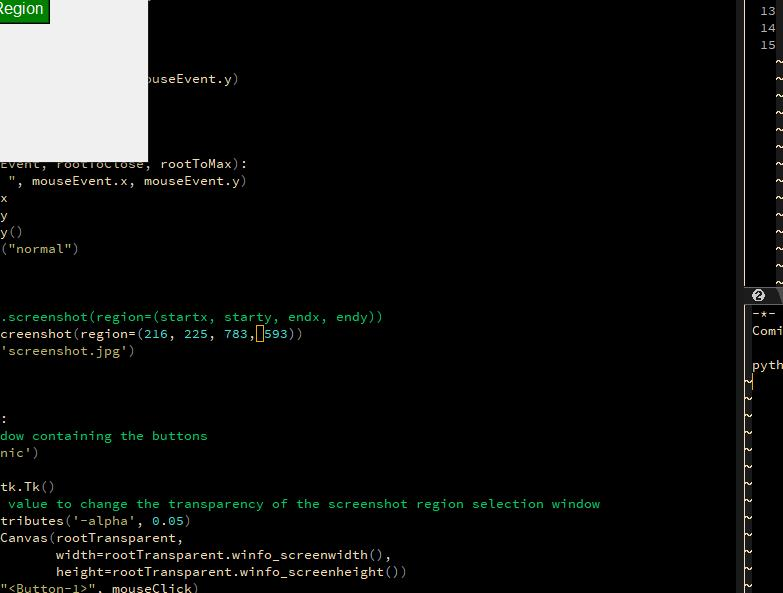

Python code for this plot:
import pyautogui as g
import tkinter as tk
from pynput import mouse

startx = 0
starty = 0
endx = 0
endy = 0

root = tk.Tk()

canvas1 = tk.Canvas(root, width=300, height=300)
canvas1.pack()


def mouse_click(x, y, button, pressed):
    if pressed:
        startx = x
        starty = y
    if not pressed:
        endx = x
        endy = y


def takeScreenshot():
    myScreenshot = g.screenshot(region=(startx, starty, endx, endy))
    myScreenshot.save('screenshot.jpg')
    root.quit()


def regionSelect():
    # non-blocking event listener for mouse clicks
    listener = mouse.Listener(on_click=mouse_click)
    listener.start()


# pressing this button will make the program go into region select mode
myButton1 = tk.Button(text='Select Region',
                      command=regionSelect,
                      bg='green',
                      fg='white',
                      font=10)

# this button should activate the screenshot save then search it on google
myButton2 = tk.Button(text='Take Screenshot',
                      command=takeScreenshot,
                      bg='blue',
                      fg='white',
                      font=10)

canvas1.create_window(150, 150, window=myButton1)
canvas1.create_window(150, 50, window=myButton2)

root.mainloop()
